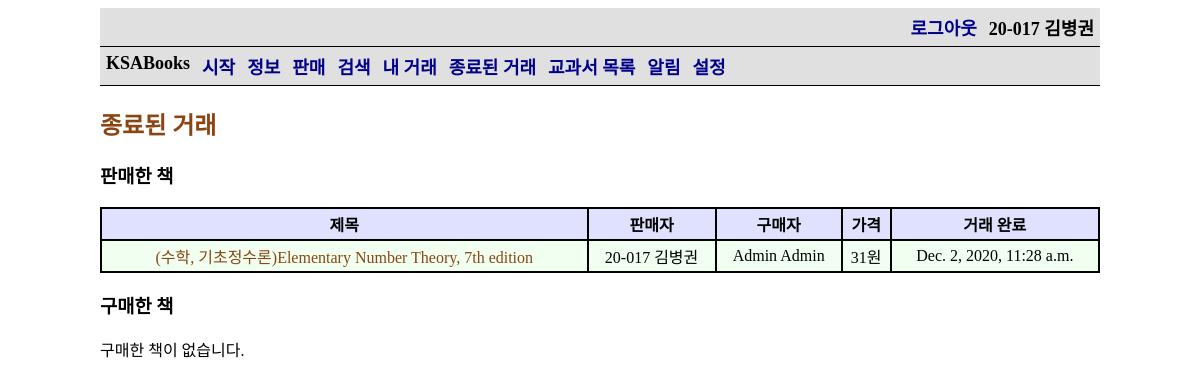
The page /past-transaction/ (signed in) on the database its author committed.
### ksa_books_app/models.py (models this page shows)
class StudentUser(AbstractBaseUser, PermissionsMixin):
    objects = StudentUserManager()
    student_id = models.CharField(max_length=10, verbose_name='학번', help_text='00-000', unique=True)
    name = models.CharField(max_length=100, verbose_name='이름')
    email = models.EmailField()
    is_active = models.BooleanField(default=True)
    is_admin = models.BooleanField(default=False)
    is_superuser = models.BooleanField(default=False)
    is_staff = models.BooleanField(default=False)
    date_joined = models.DateTimeField(auto_now_add=True)
    notifications = models.ManyToManyField(Notification, blank=True)
    unread_notification = models.PositiveIntegerField(default=0)
    notify_books = models.ManyToManyField(Book, verbose_name='원하는 책', blank=True)
    notify_comment = models.BooleanField(default=True, verbose_name='자신에게 댓글을 썼을 때')
    notify_new_offer = models.BooleanField(default=True, verbose_name='원하는 책이 올라왔을 때')
    notify_sold_to_user = models.BooleanField(default=True, verbose_name='자신에게 책을 판매했을 때')
    notify_sold_to_other = models.BooleanField(default=True, verbose_name='구매 신청한 책이 다른 사람에게 판매되었을 때')
    notify_new_want = models.BooleanField(default=True, verbose_name='자신의 책을 누군가 구매 신청했을 때')
    USERNAME_FIELD = 'student_id'
    REQUIRED_FIELDS = ['name']
    def __str__(self):
        return ' '.join([self.student_id, self.name])
    def is_international(self):
        return self.student_id[3] == '2'

class Offer(models.Model):
    seller = models.ForeignKey(settings.AUTH_USER_MODEL, on_delete=models.SET_NULL, null=True,
                               related_name='offer_seller')
    buyer = models.ForeignKey(settings.AUTH_USER_MODEL, on_delete=models.SET_NULL, null=True, blank=True,
                              related_name='offer_buyer')
    want_users = models.ManyToManyField(settings.AUTH_USER_MODEL, blank=True)
    seller_done = models.BooleanField(null=True, default=False)
    seller_done_time = models.DateTimeField(null=True)
    buyer_done = models.BooleanField(null=True, default=False)
    buyer_done_time = models.DateTimeField(null=True)
    book = models.ForeignKey(Book, on_delete=models.SET_NULL, null=True, verbose_name='책')
    price = models.PositiveIntegerField(verbose_name='판매 가격')
    quality = models.CharField(choices=QUALITY, max_length=1, verbose_name='보관 상태', null=True)
    explain = models.TextField(verbose_name='내용', null=True, blank=True)
    date_time = models.DateTimeField(auto_now_add=True, null=True)
    views = models.ManyToManyField(settings.AUTH_USER_MODEL, blank=True, related_name='views')
    def get_absolute_url(self):
        return reverse('check-offer', args=[str(self.id)])

class Book(models.Model):
    title = models.CharField(max_length=100, verbose_name='제목')
    author = models.CharField(max_length=100, verbose_name='저자')
    courses = models.ManyToManyField(Course, verbose_name='과목')
    subject = models.ForeignKey(Subject, verbose_name='교과', on_delete=models.SET_NULL, null=True)
    publisher = models.CharField(max_length=100, verbose_name='출판사')
    isbn = models.CharField(max_length=13, verbose_name='ISBN',
                            help_text='13 Character <a href="https://www.isbn-international.org/content/what-isbn">ISBN number</a>')
    list_price = models.PositiveIntegerField(verbose_name='정가', null=True, blank=True)
    group_price = models.PositiveIntegerField(verbose_name='공동구매 가격', null=True, blank=True)
    using = models.BooleanField(verbose_name='사용 여부')
    class Meta:
        permissions = (
            ('load_data', 'Can load data'),
        )
        ordering = ['subject']
    def __str__(self):
        return f'({self.subject}, {self.display_courses()}){self.title}'
    def display_courses(self):
        return ', '.join([str(c) for c in self.courses.all()])
    display_courses.short_description = '수업'

class Subject(models.Model):
    name = models.CharField(max_length=10, verbose_name='교과명')
    def __str__(self):
        return self.name

class Course(models.Model):
    subject = models.ForeignKey(Subject, on_delete=models.SET_NULL, verbose_name='교과', null=True)
    name = models.CharField(max_length=50, verbose_name='과목명')
    open = models.BooleanField(verbose_name='수강 가능')
    def __str__(self):
        return self.name

### ksa_books_app/views.py (the view)
# urls.py: path('past-transaction/', views.past_transaction, name='past-transaction'),
@login_required
def past_transaction(request):
    past_sell_offers = Offer.objects.filter(seller=request.user).filter(seller_done=True)
    past_buy_offers = Offer.objects.filter(buyer=request.user).filter(buyer_done=True)
    context = {
        'past_sell_offers': past_sell_offers,
        'past_buy_offers': past_buy_offers,
    }
    return render(request, 'past_transaction.html', context=context)

### ksa_books_app/templates/past_transaction.html
{% extends 'base_generic.html' %}
{% block content %}
    <h2>종료된 거래</h2>
    <h3>판매한 책</h3>
    {% if past_sell_offers %}
        <table>
            <tr>
                <th>제목</th>
                <th>판매자</th>
                <th>구매자</th>
                <th>가격</th>
                <th>거래 완료</th>
            </tr>
            {% for sell_offer in past_sell_offers %}
                <tr>
                    <td><a href="{{ sell_offer.get_absolute_url }}">{{ sell_offer.book }}</a></td>
                    <td>{{ sell_offer.seller }}</td>
                    <td>{{ sell_offer.buyer }}</td>
                    <td>{{ sell_offer.price }}원</td>
                    <td>{{ sell_offer.seller_done_time }}</td>
                </tr>
            {% endfor %}
        </table>
    {% else %}
        <p>판매한 책이 없습니다.</p>
    {% endif %}
    <h3>구매한 책</h3>
    {% if past_buy_offers %}
        <table>
            <tr>
                <th>제목</th>
                <th>판매자</th>
                <th>구매자</th>
                <th>가격</th>
                <th>거래 완료</th>
            </tr>
            {% for buy_offer in past_buy_offers %}
                <tr>
                    <td><a href="{{ buy_offer.get_absolute_url }}">{{ buy_offer.book }}</a></td>
                    <td>{{ buy_offer.seller }}</td>
                    <td>{{ buy_offer.buyer }}</td>
                    <td>{{ buy_offer.price }}원</td>
                    <td>{{ buy_offer.buyer_done_time }}</td>
                </tr>
            {% endfor %}
        </table>
    {% else %}
        <p>구매한 책이 없습니다.</p>
    {% endif %}
{% endblock %}

### ksa_books_app/templates/base_generic.html (shortened to what this page needs)
{% load tags %}
<!DOCTYPE html>
<html lang="ko">
<head>
</head>
<body>
    <div class="container">
        <div class="navigation">
            <div class="user">
                {% if user.is_authenticated %}
                    <a href="{% url 'logout' %}">로그아웃</a>
                    <span>{{ user }}</span>
                {% else %}
                    <a href="{% url 'login' %}">로그인</a>
                {% endif %}
            </div>
        </div>
        <div class="navigation">
            <span>KSABooks</span>
            <a href="{% url 'home' %}">시작</a>
            <a href="{% url 'about' %}">정보</a>
            <a href="{% url 'sell' %}">판매</a>
            <a href="{% url 'search' %}">검색</a>
            <a href="{% url 'my-offers' %}">내 거래</a>
            <a href="{% url 'past-transaction' %}">종료된 거래</a>
            <a href="{% url 'book-list' %}">교과서 목록</a>
            {% if user.unread_notification == 0 or not user.is_authenticated %}
                <a href="{% url 'notification' %}">알림</a>
            {% else %}
                <a href="{% url 'notification' %}">알림({{ user.unread_notification }})</a>
            {% endif %}
            <a href="{% url 'setting' %}">설정</a>
        </div>
        <div class="content">
            {% block content %}{% endblock %}
        </div>
    </div>
</body>
</html>

### ksa_books_app/templates/base_generic.html (style rules this page uses)
table, th, td { border: 2px solid #000000; border-collapse: collapse; padding: 3px; text-align: center; }
table { width: 1000px; }
th { background-color: #e0e0ff; }
td { background-color: #f0fff0; }
p { word-break: keep-all; }
.container { max-width: 1000px; margin: auto; }
.navigation { overflow: hidden; background-color: #e0e0e0; border-bottom: 1px solid black; }
.navigation a, .navigation span { float: left; display: block; text-align: center; padding: 6px; text-decoration: none; font-weight: bold; font-size: large; }
.navigation a { color: darkblue; }
.navigation span { color: black; }
.user { float: right; }
h2 { color: saddlebrown; }
.content a[href] { color: saddlebrown; text-decoration: none; }

### rows shown on the page
StudentUser: student+name "20-017 김병권"
Offer: book "(수학, 기초정수론)Elementary Number Theory, 7th edition", seller "20-017 김병권", buyer "Admin Admin", price "31", seller_done_time "Dec. 2, 2020, 11:28 a.m."
